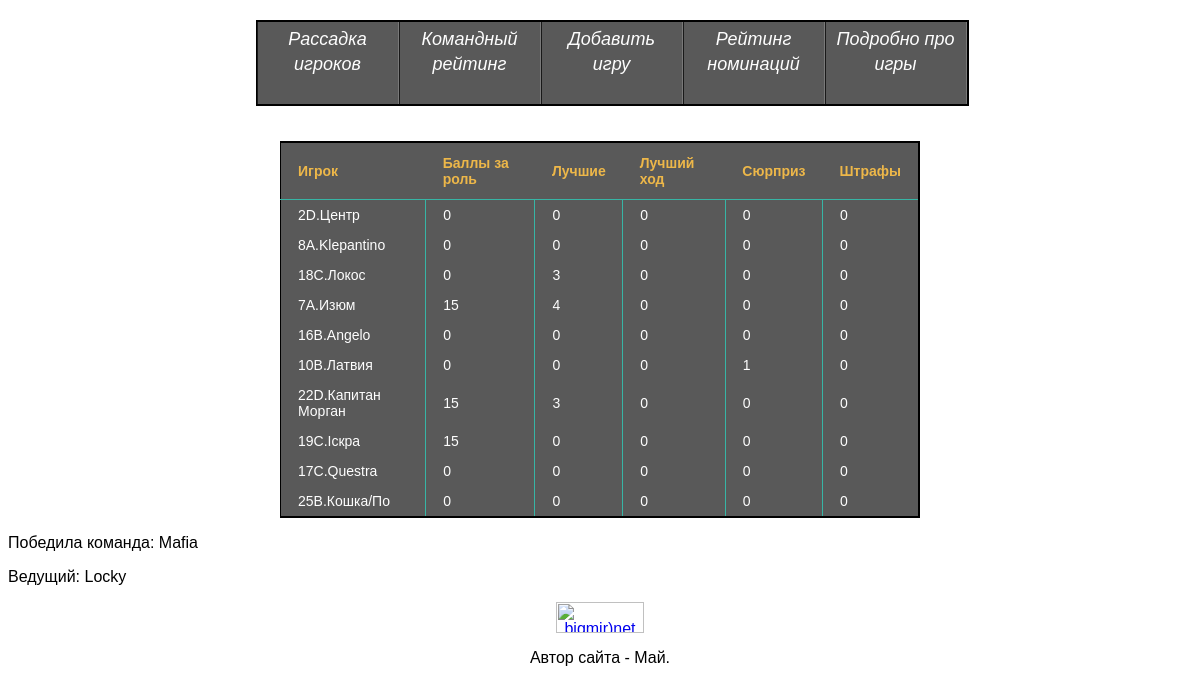
Screenshot of /?action=showGames&gameid=1 with the database file from the repository.
### tables this page shows
CREATE TABLE IF NOT EXISTS `PlayerGame` (
  `Id` int(11) NOT NULL AUTO_INCREMENT,
  `Player` varchar(256) NOT NULL,
  `GameId` int(11) NOT NULL,
  `Role` int(11) NOT NULL,
  `BestVotes` int(11) NOT NULL,
  `BestMove` int(11) NOT NULL,
  `DressCode` int(11) NOT NULL,
  `Surprise` smallint(1) NOT NULL,
  `Penalty` int(11) NOT NULL,
  PRIMARY KEY (`Id`),
  KEY `PlayerId` (`Player`),
  KEY `GameId` (`GameId`),
  KEY `RoleId` (`Role`)
);

### viewer.inc (called while the page is built, shortened)
<?php
function getView($name,$obj)
{
	require('templates/'.$name);
}
?>

### System.inc (called while the page is built, shortened)
<?php
class System
{
	public function showGames()
	{
		if (0)
		{
			header("Location: /authAdmin.php");
		}
		else
		{
			if (!isset($_GET['gameid']) || isset($_GET['delete']))
			{
				if (isset($_GET['delete']))
				{
					$gameid = $_GET['gameid'];
					SQL("delete from PlayerGame where gameid=?", array($gameid));
					SQL("delete from BestPlayersNominated where gameid=?", array($gameid));
					SQL("delete from MasterGame where gameid=?", array($gameid));
					SQL("delete from Games where gameid=?", array($gameid));
				}
				$res = SQL("select gameId,roomId, RoundNumber, MasterName, Statuses.Status from Games join Masters USING(masterId) join Statuses ON(StatusId=Games.Status) order by roundNumber ASC, roomId", null)->getAll();
				foreach($res as $game)
				{
					$games[$game['RoundNumber']][$game['roomId']] = array($game['MasterName'], $game['Status'], $game['gameId']);
				}
 				getView("showGamesView.inc", $games);
			}
			else
			{
				$game = SQL("select MasterName, Statuses.Status, roomId from Games join Masters using(masterId) join Statuses on(Statuses.StatusId=Games.Status) where gameid=?", array($_GET['gameid']))->getAll()[0];
				$players = SQL("select Penalty,player, Role, DressCode, BestMove, BestVotes, Surprise from PlayerGame where gameid=?",array($_GET['gameid']))->getAll();
				$packed = array('game'=>$game, 'players'=>$players);
				getView("GameView.inc", $packed);
			}
		}
	}
}
?>

### index.php (called while the page is built, shortened)
<?php
	require("viewer.inc");
	require("DBManager.inc");
	require("System.inc");
	if (isset($_GET['action']))
	{
		if ($_GET['action'] == 'getTeams')
			System::getInstance()->getTeams();
		else if ($_GET['action'] == 'adminPanel')
			System::getInstance()->getAdminPanel();
		else if ($_GET['action'] == 'insertGame')
			System::getInstance()->insertGame();
		else if ($_GET['action'] == 'showGames')
			System::getInstance()->showGames();
		else if ($_GET['action'] == 'getPlacing')
			System::getInstance()->getPlacing();
		else
			System::getInstance()->getTeams();
	}
	else
		System::getInstance()->getTeams();
?>

### DBManager.inc (called while the page is built, shortened)
<?php
require("DataSet.inc");
class DBManager
{
	private static $instance;
	private $DBH;
	public static function getInstance()
	{
		if(is_null(self::$instance))
		{
			self::$instance = new self();
		}
	return self::$instance;
}
public function connect($host,$dbname,$user,$password)
{
	try
	{
		$this->DBH = new PDO("mysql:host=$host;dbname=$dbname;", $user, $password, array(PDO::MYSQL_ATTR_INIT_COMMAND => "SET NAMES utf8"));
		$this->DBH->exec('SET NAMES utf8');
	}
	catch(PDOException $e)
	{
		WriteError($e->getMessage());
		die();
	}
}
public function SQL($query, $params = null)
{
	try
	{
		if(!is_null($params))
		{
			$STH = $this->DBH->prepare($query);
			$STH->execute($params);
			return new DataSet($STH);
		}
		else
		{
			$STH = $this->DBH->query($query);
			return new DataSet($STH);
		}
	}
	catch(PDOException $e)
	{
		WriteError($e->getMessge());
	}
}
}
function SQL($query, $params = null)
{
	return DBManager::getInstance()->SQL($query, $params);
}
?>

### DataSet.inc (called while the page is built, shortened)
<?php
class DataSet
{
public function __construct($ST)
{
	$this->STH = $ST;
	$this->STH->setFetchMode(PDO::FETCH_ASSOC);
	$this->arr = $this->STH->FetchAll();
}
}
?>

### templates/GameView.inc (the view, shortened to what this page needs)
<body>
	<table class="table_dark">
		<tr><th>Игрок</th><th>Баллы за роль</th><th>Лучшие</th><th>Лучший ход</th><th>Сюрприз</th><th>Штрафы</th></tr>
<?php
	foreach ($obj['players'] as $player) {
	echo "<tr><td>".$player['player']."</td><td>".$player['Role']."</td><td>".$player['BestVotes']."</td><td>".$player['BestMove']."</td><td>".$player['Surprise']."</td><td>".$player['Penalty']."</td></tr>";
}
?>
	</table>
	<div id="feed">
<?php
	echo "<p>Победила команда: ".$obj['game']["Status"]."</p>";
	echo "<p>Ведущий: ".$obj['game']["MasterName"]."</p>";
?>
	</div>
</body>

### templates/maska9.css (style rules this page uses)
* { font-family: Arial, Helvetica, sans-serif }
.table_dark { border:2px solid #000000; border-left: 1px solid #000000; font-family: "Lucida Sans Unicode", "Lucida Grande", Sans-Serif; font-size: 14px; width: 640px; text-align: left; border-collapse: collapse; color: #fefefe; background-color: #595959; margin: 10px auto; }
table { margin: 0 auto; }
.table_dark th { color: #EDB749; border-bottom: 1px solid #37B5A5; padding: 12px 17px; }
.table_dark td { color: #ffddbb border-bottom: 1px solid #37B5A5; border-right:1px solid #37B5A5; padding: 7px 17px; }
.table_dark tr:last-child td { border-bottom: none; }
.table_dark td:last-child { border-right: none; }

### rows the page displays
playergame: Player "2D.Центр", Role "0", BestVotes "0", BestMove "0", Surprise "0", Penalty "0"
playergame: Player "8A.Klepantino", Role "0", BestVotes "0", BestMove "0", Surprise "0", Penalty "0"
playergame: Player "18C.Локос", Role "0", BestVotes "3", BestMove "0", Surprise "0", Penalty "0"
playergame: Player "7A.Изюм", Role "15", BestVotes "4", BestMove "0", Surprise "0", Penalty "0"
playergame: Player "16B.Angelo", Role "0", BestVotes "0", BestMove "0", Surprise "0", Penalty "0"
playergame: Player "10B.Латвия", Role "0", BestVotes "0", BestMove "0", Surprise "1", Penalty "0"
playergame: Player "22D.Капитан Морган", Role "15", BestVotes "3", BestMove "0", Surprise "0", Penalty "0"
playergame: Player "19C.Іскра", Role "15", BestVotes "0", BestMove "0", Surprise "0", Penalty "0"
playergame: Player "17C.Questra", Role "0", BestVotes "0", BestMove "0", Surprise "0", Penalty "0"
playergame: Player "25B.Кошка/По", Role "0", BestVotes "0", BestMove "0", Surprise "0", Penalty "0"

### other values shown
$obj['game']["Status"] "Mafia"
$obj['game']["MasterName"] "Locky"
